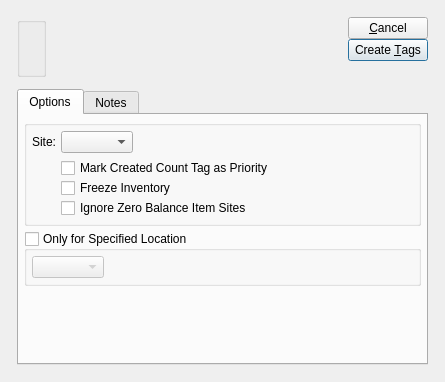
<ui version="4.0" >
 <comment>This file is part of the xTuple ERP: PostBooks Edition, a free and
open source Enterprise Resource Planning software suite,
Copyright (c) 1999-2011 by OpenMFG LLC, d/b/a xTuple.
It is licensed to you under the Common Public Attribution License
version 1.0, the full text of which (including xTuple-specific Exhibits)
is available at www.xtuple.com/CPAL.  By using this software, you agree
to be bound by its terms.</comment>
 <class>createCountTagsByParameterList</class>
 <widget class="QDialog" name="createCountTagsByParameterList" >
  <property name="geometry" >
   <rect>
    <x>0</x>
    <y>0</y>
    <width>445</width>
    <height>382</height>
   </rect>
  </property>
  <property name="windowTitle" >
   <string>Create Count Tags by Parameter List/Site</string>
  </property>
  <layout class="QGridLayout" name="gridLayout_6" >
   <item row="0" column="0" >
    <layout class="QGridLayout" name="gridLayout_5" >
     <property name="margin" >
      <number>12</number>
     </property>
     <property name="spacing" >
      <number>12</number>
     </property>
     <item row="0" column="0" >
      <layout class="QHBoxLayout" name="horizontalLayout" >
       <item>
        <widget class="ParameterGroup" name="_parameter" >
         <property name="title" >
          <string/>
         </property>
         <property name="fixedSize" >
          <bool>false</bool>
         </property>
        </widget>
       </item>
       <item>
        <spacer name="horizontalSpacer" >
         <property name="orientation" >
          <enum>Qt::Horizontal</enum>
         </property>
         <property name="sizeHint" stdset="0" >
          <size>
           <width>40</width>
           <height>20</height>
          </size>
         </property>
        </spacer>
       </item>
       <item>
        <layout class="QVBoxLayout" >
         <property name="spacing" >
          <number>0</number>
         </property>
         <property name="margin" >
          <number>0</number>
         </property>
         <item>
          <layout class="QVBoxLayout" >
           <property name="spacing" >
            <number>0</number>
           </property>
           <property name="margin" >
            <number>0</number>
           </property>
           <item>
            <widget class="QPushButton" name="_close" >
             <property name="text" >
              <string>&amp;Cancel</string>
             </property>
            </widget>
           </item>
           <item>
            <widget class="QPushButton" name="_create" >
             <property name="enabled" >
              <bool>true</bool>
             </property>
             <property name="text" >
              <string>Create &amp;Tags</string>
             </property>
             <property name="autoDefault" >
              <bool>true</bool>
             </property>
             <property name="default" >
              <bool>true</bool>
             </property>
            </widget>
           </item>
          </layout>
         </item>
         <item>
          <spacer>
           <property name="orientation" >
            <enum>Qt::Vertical</enum>
           </property>
           <property name="sizeType" >
            <enum>QSizePolicy::Expanding</enum>
           </property>
           <property name="sizeHint" stdset="0" >
            <size>
             <width>20</width>
             <height>16</height>
            </size>
           </property>
          </spacer>
         </item>
        </layout>
       </item>
      </layout>
     </item>
     <item row="1" column="0" >
      <widget class="QTabWidget" name="_tab" >
       <property name="sizePolicy" >
        <sizepolicy vsizetype="Expanding" hsizetype="Expanding" >
         <horstretch>0</horstretch>
         <verstretch>1</verstretch>
        </sizepolicy>
       </property>
       <property name="currentIndex" >
        <number>0</number>
       </property>
       <widget class="QWidget" name="_optionsTab" >
        <attribute name="title" >
         <string>Options</string>
        </attribute>
        <layout class="QGridLayout" name="gridLayout_4" >
         <item row="0" column="0" >
          <layout class="QVBoxLayout" name="verticalLayout_2" >
           <item>
            <layout class="QVBoxLayout" name="verticalLayout" >
             <item>
              <widget class="QGroupBox" name="_siteGroup" >
               <property name="title" >
                <string/>
               </property>
               <layout class="QGridLayout" name="gridLayout_3" >
                <item row="0" column="0" >
                 <widget class="QLabel" name="_warehouseLit" >
                  <property name="text" >
                   <string>Site:</string>
                  </property>
                  <property name="alignment" >
                   <set>Qt::AlignRight|Qt::AlignTrailing|Qt::AlignVCenter</set>
                  </property>
                 </widget>
                </item>
                <item row="0" column="1" >
                 <layout class="QHBoxLayout" name="horizontalLayout_2" >
                  <item>
                   <widget class="WComboBox" name="_warehouse" />
                  </item>
                  <item>
                   <spacer name="horizontalSpacer_2" >
                    <property name="orientation" >
                     <enum>Qt::Horizontal</enum>
                    </property>
                    <property name="sizeHint" stdset="0" >
                     <size>
                      <width>40</width>
                      <height>20</height>
                     </size>
                    </property>
                   </spacer>
                  </item>
                 </layout>
                </item>
                <item row="1" column="1" >
                 <layout class="QVBoxLayout" >
                  <property name="spacing" >
                   <number>0</number>
                  </property>
                  <property name="margin" >
                   <number>0</number>
                  </property>
                  <item>
                   <layout class="QHBoxLayout" >
                    <property name="spacing" >
                     <number>0</number>
                    </property>
                    <property name="margin" >
                     <number>0</number>
                    </property>
                    <item>
                     <widget class="XCheckBox" name="_priority" >
                      <property name="text" >
                       <string>Mark Created Count Tag as Priority</string>
                      </property>
                     </widget>
                    </item>
                    <item>
                     <spacer>
                      <property name="orientation" >
                       <enum>Qt::Horizontal</enum>
                      </property>
                      <property name="sizeType" >
                       <enum>QSizePolicy::Expanding</enum>
                      </property>
                      <property name="sizeHint" stdset="0" >
                       <size>
                        <width>20</width>
                        <height>20</height>
                       </size>
                      </property>
                     </spacer>
                    </item>
                   </layout>
                  </item>
                  <item>
                   <layout class="QHBoxLayout" >
                    <property name="spacing" >
                     <number>0</number>
                    </property>
                    <property name="margin" >
                     <number>0</number>
                    </property>
                    <item>
                     <widget class="XCheckBox" name="_freeze" >
                      <property name="text" >
                       <string>Freeze Inventory</string>
                      </property>
                     </widget>
                    </item>
                    <item>
                     <spacer>
                      <property name="orientation" >
                       <enum>Qt::Horizontal</enum>
                      </property>
                      <property name="sizeType" >
                       <enum>QSizePolicy::Expanding</enum>
                      </property>
                      <property name="sizeHint" stdset="0" >
                       <size>
                        <width>20</width>
                        <height>20</height>
                       </size>
                      </property>
                     </spacer>
                    </item>
                   </layout>
                  </item>
                  <item>
                   <layout class="QHBoxLayout" >
                    <property name="spacing" >
                     <number>0</number>
                    </property>
                    <property name="margin" >
                     <number>0</number>
                    </property>
                    <item>
                     <widget class="XCheckBox" name="_ignoreZeroBalance" >
                      <property name="text" >
                       <string>Ignore Zero Balance Item Sites</string>
                      </property>
                     </widget>
                    </item>
                    <item>
                     <spacer>
                      <property name="orientation" >
                       <enum>Qt::Horizontal</enum>
                      </property>
                      <property name="sizeType" >
                       <enum>QSizePolicy::Expanding</enum>
                      </property>
                      <property name="sizeHint" stdset="0" >
                       <size>
                        <width>20</width>
                        <height>20</height>
                       </size>
                      </property>
                     </spacer>
                    </item>
                   </layout>
                  </item>
                 </layout>
                </item>
               </layout>
              </widget>
             </item>
             <item>
              <widget class="QGroupBox" name="_byLocation" >
               <property name="title" >
                <string>Only for Specified Location</string>
               </property>
               <property name="checkable" >
                <bool>true</bool>
               </property>
               <property name="checked" >
                <bool>false</bool>
               </property>
               <layout class="QGridLayout" name="gridLayout_2" >
                <item row="0" column="0" >
                 <layout class="QHBoxLayout" >
                  <property name="spacing" >
                   <number>0</number>
                  </property>
                  <property name="margin" >
                   <number>0</number>
                  </property>
                  <item>
                   <widget class="XComboBox" name="_location" />
                  </item>
                  <item>
                   <spacer>
                    <property name="orientation" >
                     <enum>Qt::Horizontal</enum>
                    </property>
                    <property name="sizeType" >
                     <enum>QSizePolicy::MinimumExpanding</enum>
                    </property>
                    <property name="sizeHint" stdset="0" >
                     <size>
                      <width>51</width>
                      <height>20</height>
                     </size>
                    </property>
                   </spacer>
                  </item>
                 </layout>
                </item>
               </layout>
              </widget>
             </item>
            </layout>
           </item>
           <item>
            <spacer name="verticalSpacer" >
             <property name="orientation" >
              <enum>Qt::Vertical</enum>
             </property>
             <property name="sizeHint" stdset="0" >
              <size>
               <width>20</width>
               <height>0</height>
              </size>
             </property>
            </spacer>
           </item>
          </layout>
         </item>
        </layout>
       </widget>
       <widget class="QWidget" name="_notesTab" >
        <attribute name="title" >
         <string>Notes</string>
        </attribute>
        <layout class="QGridLayout" name="gridLayout" >
         <item row="0" column="0" >
          <widget class="QTextEdit" name="_comments" >
           <property name="sizePolicy" >
            <sizepolicy vsizetype="Expanding" hsizetype="Expanding" >
             <horstretch>0</horstretch>
             <verstretch>1</verstretch>
            </sizepolicy>
           </property>
          </widget>
         </item>
        </layout>
       </widget>
      </widget>
     </item>
    </layout>
   </item>
  </layout>
 </widget>
 <layoutdefault spacing="5" margin="5" />
 <pixmapfunction>qPixmapFromMimeSource</pixmapfunction>
 <customwidgets>
  <customwidget>
   <class>ParameterGroup</class>
   <extends>QGroupBox</extends>
   <header>parametergroup.h</header>
  </customwidget>
  <customwidget>
   <class>WComboBox</class>
   <extends>XComboBox</extends>
   <header>wcombobox.h</header>
  </customwidget>
  <customwidget>
   <class>XCheckBox</class>
   <extends>QCheckBox</extends>
   <header>xcheckbox.h</header>
  </customwidget>
  <customwidget>
   <class>XComboBox</class>
   <extends>QComboBox</extends>
   <header>xcombobox.h</header>
  </customwidget>
 </customwidgets>
 <tabstops>
  <tabstop>_parameter</tabstop>
  <tabstop>_warehouse</tabstop>
  <tabstop>_priority</tabstop>
  <tabstop>_freeze</tabstop>
  <tabstop>_ignoreZeroBalance</tabstop>
  <tabstop>_location</tabstop>
  <tabstop>_comments</tabstop>
  <tabstop>_create</tabstop>
  <tabstop>_close</tabstop>
 </tabstops>
 <resources/>
 <connections>
  <connection>
   <sender>_close</sender>
   <signal>clicked()</signal>
   <receiver>createCountTagsByParameterList</receiver>
   <slot>reject()</slot>
   <hints>
    <hint type="sourcelabel" >
     <x>20</x>
     <y>20</y>
    </hint>
    <hint type="destinationlabel" >
     <x>20</x>
     <y>20</y>
    </hint>
   </hints>
  </connection>
 </connections>
</ui>
